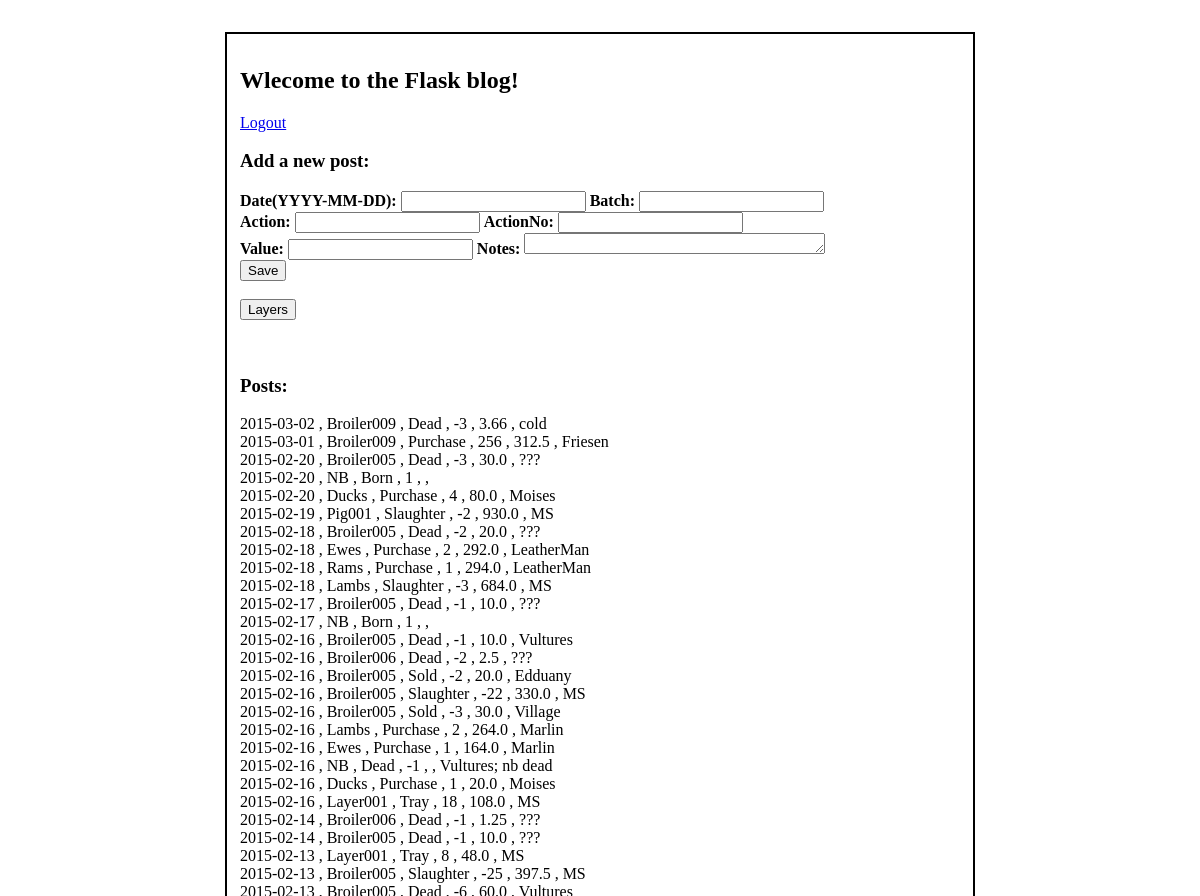
Before: /main (signed in, upper part) with the older database file.
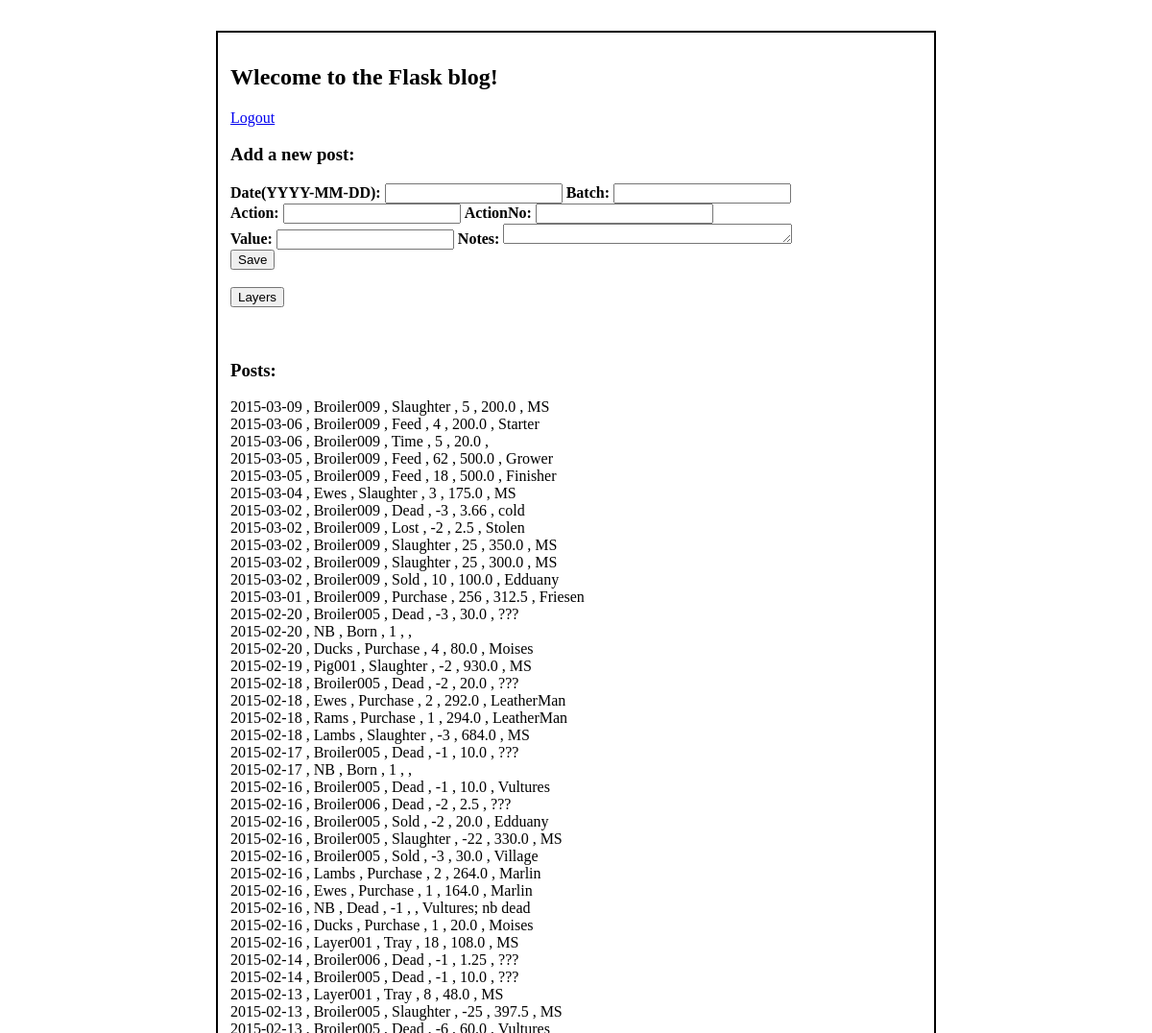
After: the same page with the newer database file.
### tables this page shows
CREATE TABLE "animals" (
	`entryDate`	TEXT,
	`batch`	TEXT,
	`action`	TEXT,
	`actionNo`	INT,
	`value`	REAL,
	`notes`	TEXT
);

### invController.py (the view)
@app.route('/main')
@login_required
def main():
	g.db = connect_db()
	cur = g.db.execute('select * from animals order by entryDate DESC')
	posts = [dict(entryDate=row[0], batch=row[1], action=row[2], actionNo=row[3], value=row[4], notes=row[5]) for row in cur.fetchall()]
	g.db.close()
	return render_template('main.html', posts=posts)

### invController.py (called while the page is built)
def connect_db():
	return sqlite3.connect(app.config['DATABASE'])

def login_required(test):
	@wraps(test)
	def wrap(*args, **kwargs):
		if 'logged_in' in session:
			return test(*args, **kwargs)
		else:
			flash('You need to login first.')
			return redirect(url_for('login'))
	return wrap

### templates/main.html
{% extends "template.html" %}
{% block content %}
	<h2>Wlecome to the Flask blog!</h2>
	<p><a href="/logout">Logout</a></p>
	<h3>Add a new post:</h3>
	<form action="{{ url_for('add') }}" method="post" class="add">
		<label><strong>Date(YYYY-MM-DD):</strong></label>
		<input name="entryDate" type="text">
		<label><strong>Batch:</strong></label>
		<input name="batch" type="text"><br/>
		<label><strong>Action:</strong></label>
		<input name="action" type="text">
		<label><strong>ActionNo:</strong></label>
		<input name="actionNo" type="text"><br/>
		<label><strong>Value:</strong></label>
		<input name="value" type="text">
		<label><strong>Notes:</strong></label>
		<textarea name="notes" rows="1" cols="35"></textarea><br/>
		<input class="button" type="submit" value="Save"><br/><br/>
		<input class="button" type="submit" value="Layers">
	</form>
	<br/>
	<br/>
	<h3>Posts:</h3>
	{% for p in posts %}
		{{ p.entryDate }} , {{ p.batch }} , {{ p.action }} , {{ p.actionNo }} , {{ p.value }} , {{ p.notes }} <br/>
	{% endfor %}
{% endblock %}

### templates/template.html (shortened to what this page needs)
<!DOCTYPE html>
<html>
	<head>
		<link rel="stylesheet" href="{{ url_for('static', filename='css/styles.css') }}">
	</head>
	<body>
		<div class="container">
			{% block content %}
			{% endblock %}
		</div>
	</body>
</html>

### static/css/styles.css (style rules this page uses)
.container { bachground: #f4f4f4; margin: 2em auto; padding: 0.8em; width: 45em; border: 2px solid #000; }

Changed rows visible on the page:
added animals: entryDate "2015-03-09", batch "Broiler009", action "Slaughter", actionNo "5", value "200.0", notes "MS"
added animals: entryDate "2015-03-06", batch "Broiler009", action "Feed", actionNo "4", value "200.0", notes "Starter"
added animals: entryDate "2015-03-06", batch "Broiler009", action "Time", actionNo "5", value "20.0"
added animals: entryDate "2015-03-05", batch "Broiler009", action "Feed", actionNo "62", value "500.0", notes "Grower"
added animals: entryDate "2015-03-05", batch "Broiler009", action "Feed", actionNo "18", value "500.0", notes "Finisher"
added animals: entryDate "2015-03-04", batch "Ewes", action "Slaughter", actionNo "3", value "175.0", notes "MS"
added animals: entryDate "2015-03-02", batch "Broiler009", action "Lost", actionNo "-2", value "2.5", notes "Stolen"
added animals: entryDate "2015-03-02", batch "Broiler009", action "Slaughter", actionNo "25", value "350.0", notes "MS"
added animals: entryDate "2015-03-02", batch "Broiler009", action "Slaughter", actionNo "25", value "300.0", notes "MS"
added animals: entryDate "2015-03-02", batch "Broiler009", action "Sold", actionNo "10", value "100.0", notes "Edduany"
